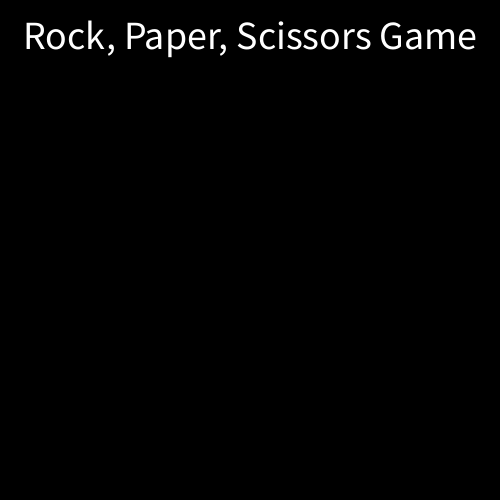
Frame 1 (no input)
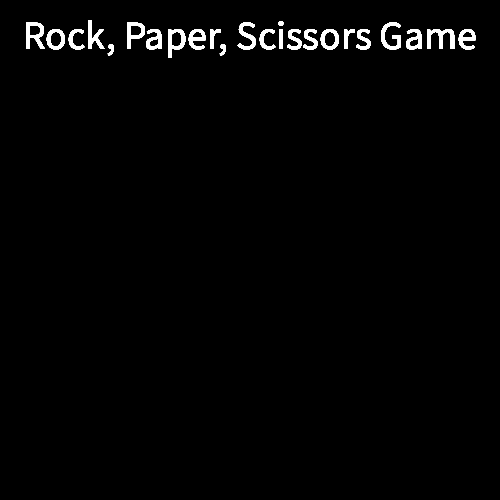
Frame 60 (the mouse pressed at the canvas centre just before this capture)
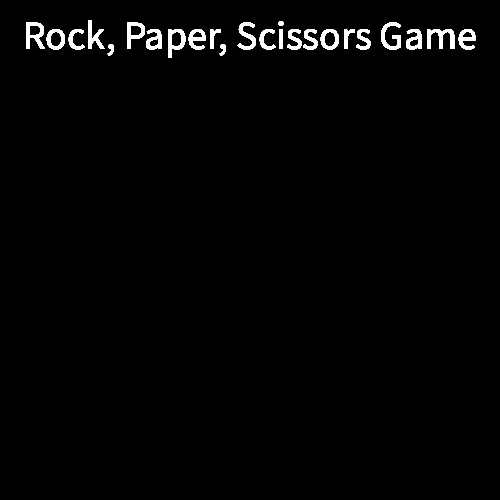
Frame 120 (the mouse held since frame 60 and released just before this capture)

The Processing sketch that drew these frames (run headless with seeded random() and noise(); from frame 60 on, the mouse is pressed at the canvas centre):

// Processing sketch: Choose_RockPaperScissors
// ── Choose_RockPaperScissors.pde
void setup() {
  size(500, 500);
  background(0);
  textAlign(CENTER, CENTER);
  textSize(75);
}
void draw() {
  textSize(40);
  fill(255);
  text("Rock, Paper, Scissors Game",width/2, 35);
}

void keyPressed() {
  background(0);
  if (key == CODED) {
    if (keyCode == UP) {
      fill(#FFADF6);
      text("SCISSORS", width/2, height/2);
    } else if (keyCode == DOWN) {
      fill(#ADCDFF);
      text("PAPER", width/2, height/2);
    }
    else if (keyCode == LEFT) {
      fill(#DAADFF);
    text("ROCK", width/2, height/2);
  }
  } 
}
